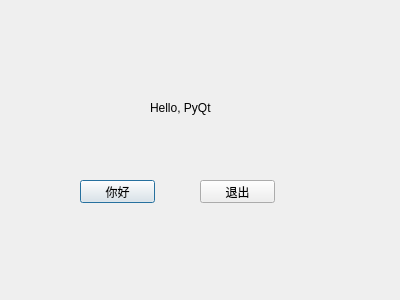
<?xml version="1.0" encoding="UTF-8"?>
<ui version="4.0">
 <class>DlgHello</class>
 <widget class="QDialog" name="DlgHello">
  <property name="geometry">
   <rect>
    <x>0</x>
    <y>0</y>
    <width>400</width>
    <height>300</height>
   </rect>
  </property>
  <property name="windowTitle">
   <string>Hello, PyQt</string>
  </property>
  <widget class="QLabel" name="lblHello">
   <property name="geometry">
    <rect>
     <x>150</x>
     <y>100</y>
     <width>71</width>
     <height>16</height>
    </rect>
   </property>
   <property name="text">
    <string>Hello, PyQt</string>
   </property>
  </widget>
  <widget class="QPushButton" name="btnHello">
   <property name="geometry">
    <rect>
     <x>80</x>
     <y>180</y>
     <width>75</width>
     <height>23</height>
    </rect>
   </property>
   <property name="text">
    <string>你好</string>
   </property>
  </widget>
  <widget class="QPushButton" name="btnExit">
   <property name="geometry">
    <rect>
     <x>200</x>
     <y>180</y>
     <width>75</width>
     <height>23</height>
    </rect>
   </property>
   <property name="text">
    <string>退出</string>
   </property>
  </widget>
 </widget>
 <resources/>
 <connections>
  <connection>
   <sender>btnExit</sender>
   <signal>clicked()</signal>
   <receiver>DlgHello</receiver>
   <slot>close()</slot>
   <hints>
    <hint type="sourcelabel">
     <x>243</x>
     <y>196</y>
    </hint>
    <hint type="destinationlabel">
     <x>274</x>
     <y>240</y>
    </hint>
   </hints>
  </connection>
 </connections>
</ui>
